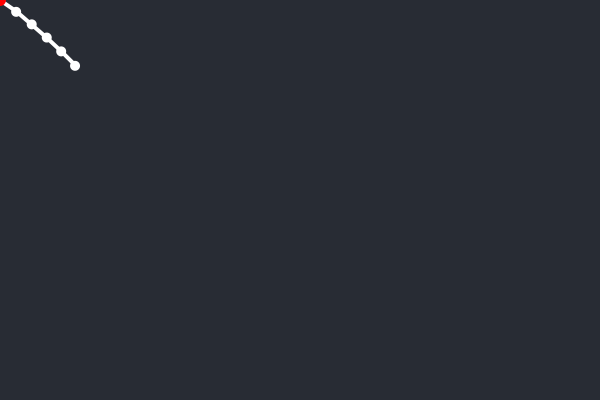
Frame 1 (no input)
Frame 60 (the mouse pressed at the canvas centre just before this capture): identical to frame 1, image omitted
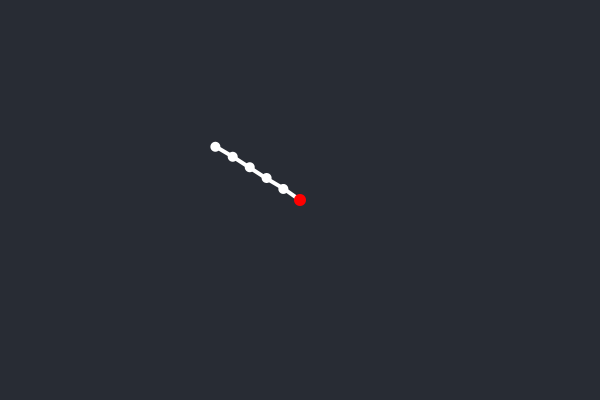
Frame 120 (the mouse held since frame 60 and released just before this capture)

The Processing sketch that drew these frames (run headless with seeded random() and noise(); from frame 60 on, the mouse is pressed at the canvas centre):

// Processing sketch: basics_pde
// ── basics_pde.pde
ArrayList<PVector> joints;
int linkSize = 20;
int jointCount = 6;

void setup() {
  size(600, 400);
  
  joints = new ArrayList<PVector>();
  
  PVector start = new PVector(width/2, height/2);
  joints.add(start.copy());
  
  for (int i = 1; i < jointCount; i++) {
    joints.add(PVector.add(joints.get(i-1), new PVector(0, linkSize)));
  }
}

void draw() {
  background(40, 44, 52);
  PVector target = new PVector(mouseX, mouseY);
  fabrik(target);
  drawChain(target);
}

void fabrik(PVector target) {
  
  // Forward pass (pull chain toward target)
  joints.set(0, target.copy());
  for (int i = 1; i < joints.size(); i++) {
    PVector dir = PVector.sub(joints.get(i), joints.get(i-1));
    dir.setMag(linkSize);
    joints.set(i, PVector.add(joints.get(i-1), dir));
  }
  
  // Backward pass (anchor the last joint)
  PVector anchor = joints.get(joints.size()-1).copy();
  joints.set(joints.size()-1, anchor);
  for (int i = joints.size()-2; i >= 0; i--) {
    PVector dir = PVector.sub(joints.get(i), joints.get(i+1));
    dir.setMag(linkSize);
    joints.set(i, PVector.add(joints.get(i+1), dir));
  }
}

void drawChain(PVector target) {
  
  // Draw lines
  stroke(255);
  strokeWeight(4);
  for (int i = 0; i < joints.size() - 1; i++) {
    PVector a = joints.get(i);
    PVector b = joints.get(i+1);
    line(a.x, a.y, b.x, b.y);
  }
  
  // Draw joints
  noStroke();
  fill(255);
  for (PVector j : joints) {
    ellipse(j.x, j.y, 10, 10);
  }
  
  // Draw target
  fill(255, 0, 0);
  ellipse(target.x, target.y, 12, 12);
}
